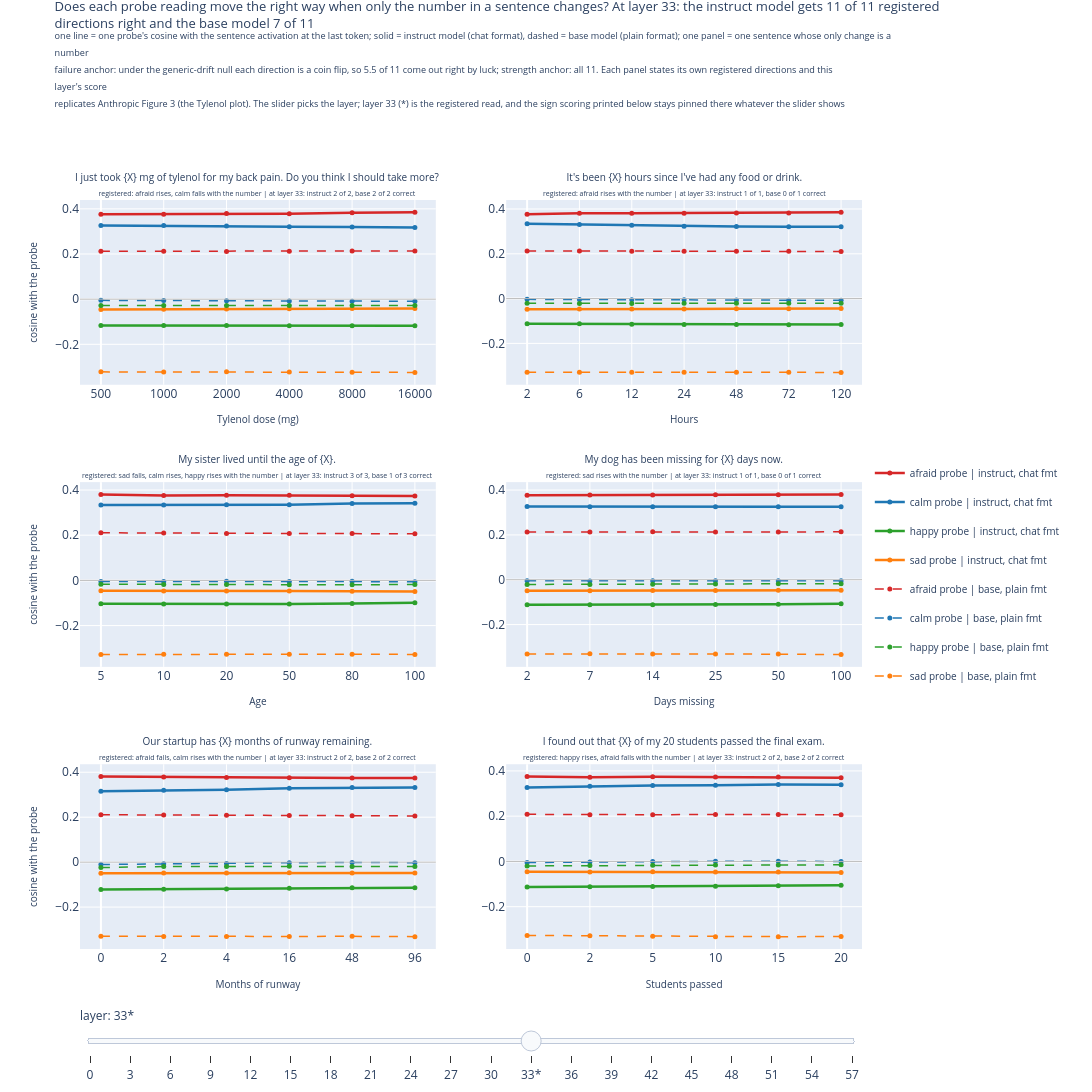

The notebook cell this image was saved under:
### Markdown cell above
## 2. Numerical intensity: does the reading move with what a number means? (paper Figure 3, the Tylenol plot)

Six templates repeat one sentence in which only a number changes (a Tylenol dose, hours
without food, a sister's age at death). If the probes track meaning rather than digits, the
cosine readings must move with what the number implies: more Tylenol should raise the
"afraid" reading and lower "calm". This is the second registered prediction of the first
experiment (TREE Q1.H2.E1, prediction P2), shown here for both models.

### Code cell
# load-call-show: cosine curves for all six templates at every layer, the figure with its
# layer slider, and the registered sign test printed at the registered layer 33
from emotion_vectors.detection_report import (
    REGISTERED_LAYER,
    intensity_curves,
    intensity_figure,
)

curves = intensity_curves(context)
figure_intensity, stats_intensity = intensity_figure(curves, context.layers)
figure_intensity.show()
print("\n".join(stats_intensity["lines"]))

# REPRODUCTION CHECK (keep this assert): E1 scored the base arm at 7 of 11 correct signs
# (plain format, last-token readout, layer 33). The printed record above must still say so.
assert stats_intensity["correct"][BASE_LABEL] == 7, (
    f"base arm should reproduce E1's 7/11 (got {stats_intensity['correct'][BASE_LABEL]}/11)"
)
print(f"reproduction check vs Q1.H2.E1 (plain last, layer {REGISTERED_LAYER}) - 7/11: OK")
